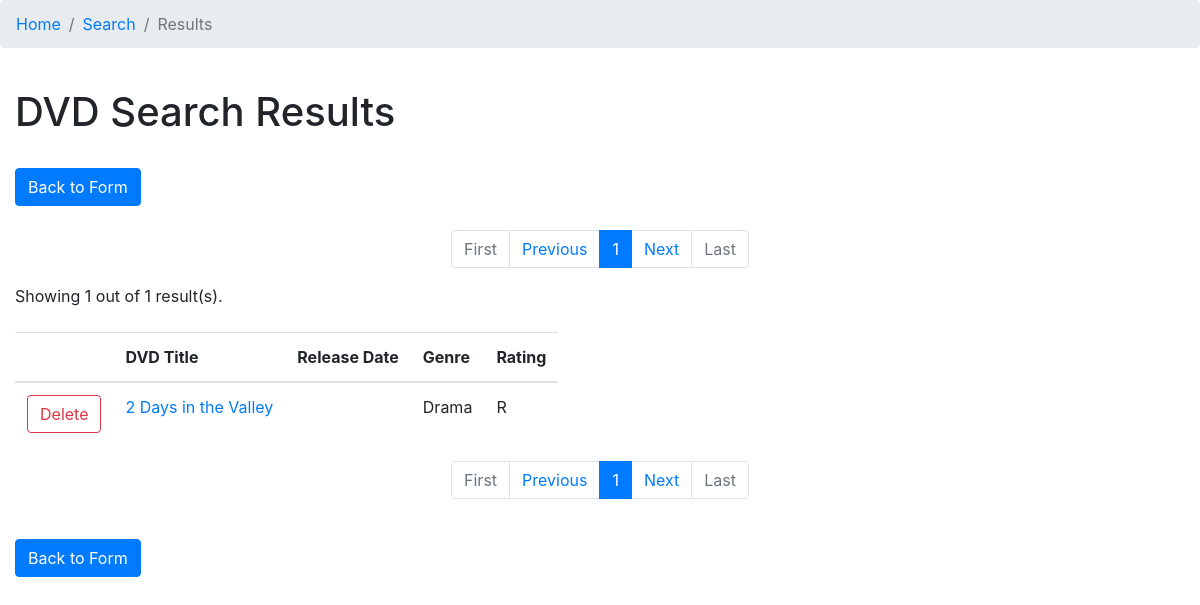
The app's page /assignment_11/search_results.php?title=2 Days in the Valley  with its own data.
### tables this page shows
CREATE TABLE `dvd_titles` (
  `dvd_title_id` int(11) NOT NULL,
  `title` varchar(255) NOT NULL,
  `release_date` date DEFAULT NULL,
  `award` varchar(255) DEFAULT NULL,
  `label_id` int(11) DEFAULT NULL,
  `sound_id` int(11) DEFAULT NULL,
  `genre_id` int(11) DEFAULT NULL,
  `rating_id` int(11) DEFAULT NULL,
  `format_id` int(11) DEFAULT NULL
);

CREATE TABLE `genres` (
  `genre_id` int(11) NOT NULL,
  `genre` varchar(255) NOT NULL
);

CREATE TABLE `ratings` (
  `rating_id` int(11) NOT NULL,
  `rating` varchar(255) NOT NULL
);

### assignment_11/search_results.php (the view, shortened to what this page needs)
<?php
$page_url = preg_replace('/&page=\d*/', '', $_SERVER['REQUEST_URI']);
$mysqli = new mysqli(DB_HOST, DB_USER, DB_PASS, DB_NAME);
$mysqli->set_charset('utf8');
$sql = "SELECT COUNT(*) AS count
		FROM dvd_titles
		LEFT JOIN genres ON dvd_titles.genre_id = genres.genre_id
		LEFT JOIN ratings ON dvd_titles.rating_id = ratings.rating_id
		LEFT JOIN labels ON dvd_titles.label_id = labels.label_id
		LEFT JOIN formats ON dvd_titles.format_id = formats.format_id
		LEFT JOIN sounds ON dvd_titles.sound_id = sounds.sound_id
		WHERE 1=1";
if( isset($_GET['title']) && !empty($_GET['title']) ) {
	$sql = $sql . " AND dvd_titles.title LIKE '%" . $_GET['title'] . "%'";
}
$sql = $sql . ";";
$results = $mysqli->query($sql);
$results_per_page = 20;
$first_page = 1;
$row = $results->fetch_assoc();
$num_results = $row['count'];
$current_page = 1;
if( $num_results == 0 ){
	$error = "There are no DVDs that match your query.";
}
else{
	$last_page = ceil($num_results / $results_per_page);
	if (isset($_GET['page']) && !empty($_GET['page'])) {
		$current_page = $_GET['page'];
	}
	else {
		$current_page = $first_page;
	}
	$start_index = ($current_page - 1 ) * $results_per_page;
	$sql = str_replace("COUNT(*) AS count", "dvd_titles.dvd_title_id, dvd_titles.title, genres.genre, ratings.rating, labels.label, formats.format, sounds.sound, dvd_titles.award, dvd_titles.release_date", $sql);
	$sql = str_replace(';', '', $sql);
	$sql = $sql . " LIMIT " . $start_index . ", " . $results_per_page . ";";
	$results = $mysqli->query($sql);
}
?>
<!DOCTYPE html>
<html>
<head>
	<link rel="stylesheet" href="https://maxcdn.bootstrapcdn.com/bootstrap/4.0.0/css/bootstrap.min.css">
</head>
<body>
	<ol class="breadcrumb">
		<li class="breadcrumb-item"><a href="index.php">Home</a></li>
		<li class="breadcrumb-item"><a href="search_form.php">Search</a></li>
		<li class="breadcrumb-item active">Results</li>
	</ol>
	<div class="container-fluid">
		<div class="row">
			<h1 class="col-12 mt-4">DVD Search Results</h1>
		</div>
	</div>
	<div class="container-fluid">
		<div class="row mb-4">
			<div class="col-12 mt-4">
				<a href="search_form.php" role="button" class="btn btn-primary">Back to Form</a>
			</div>
		</div>
	<div class="row">
<div class="col-12">
				<nav aria-label="Page navigation example">
					<ul class="pagination justify-content-center">
						<li class="page-item <?php
							if ($current_page == $first_page) { echo "disabled";} ?>">
							<a class="page-link" href="<?php echo $page_url . "&page=" . $first_page ?>">First</a>
						</li>
						<li class="page-item">
							<a class="page-link" href="<?php echo $page_url . "&page=" . ($current_page - 1) ?>">Previous</a>
						</li>
						<li class="page-item active">
							<a class="page-link" href=""><?php echo $current_page ?></a>
						</li>
						<li class="page-item">
							<a class="page-link" href="<?php echo $page_url . "&page=" . ($current_page + 1) ?>">Next</a>
						</li>
						<li class="page-item 	<?php
							if ($current_page == $last_page) { echo "disabled";} ?>">
							<a class="page-link" href="<?php echo $page_url . "&page=" . $last_page ?>">Last</a>
						</li>
					</ul>
				</nav>
			</div>
			<div class="col-12">
			<?php if ( isset($error) && !empty($error) ) : ?>
				<div class="text-danger">
					<?php echo $error ?>
				</div>
			<?php else : ?>
					Showing <?php echo $results->num_rows ?> out of <?php echo $num_results ?> result(s).
				</div>
				<div class="col-12">
					<table class="table table-hover table-responsive mt-4">
						<thead>
							<tr>
								<th></th>
								<th>DVD Title</th>
								<th>Release Date</th>
								<th>Genre</th>
								<th>Rating</th>
							</tr>
						</thead>
						<tbody>
							<?php while ($row = $results->fetch_assoc() ) : ?>
								<tr>
									<td>
										<a href="delete.php?id=<?php echo $row['dvd_title_id'] ?>" class="btn btn-outline-danger" onclick="return confirm('You are about to delete <?php echo "\'" . $row['title'] . "\'" ?>. Are you sure?')"> Delete </a>
									</td>
									<td>
										<a href="details.php?id=<?php echo $row['dvd_title_id'] ?>" ><?php echo $row['title'] ?> </a>
									</td>
									<td>
									</td>
									<td>
										<?php echo $row['genre'] ?>
									</td>
									<td>
										<?php echo $row['rating'] ?>
									</td>
								</tr>
							<?php endwhile ?>
						</tbody>
					</table>
				</div>
					<div class="col-12">
						<nav aria-label="Page navigation example">
							<ul class="pagination justify-content-center">
								<li class="page-item <?php
									if ($current_page == $first_page) { echo "disabled";} ?>">
									<a class="page-link" href="<?php echo $page_url . "&page=" . $first_page ?>">First</a>
								</li>
								<li class="page-item">
									<a class="page-link" href="<?php echo $page_url . "&page=" . ($current_page - 1) ?>">Previous</a>
								</li>
								<li class="page-item active">
									<a class="page-link" href=""><?php echo $current_page ?></a>
								</li>
								<li class="page-item">
									<a class="page-link" href="<?php echo $page_url . "&page=" . ($current_page + 1) ?>">Next</a>
								</li>
								<li class="page-item 	<?php
									if ($current_page == $last_page) { echo "disabled";} ?>">
									<a class="page-link" href="<?php echo $page_url . "&page=" . $last_page ?>">Last</a>
								</li>
							</ul>
						</nav>
					</div>
		</div>
		<div class="row mt-4 mb-4">
			<div class="col-12">
				<a href="search_form.php" role="button" class="btn btn-primary">Back to Form</a>
			</div>
		</div>
			<?php endif; ?>
	</div>
</body>
</html>

### records on screen
dvd_titles: title "2 Days in the Valley", genre.genre "Drama", rating.rating "R"

### other values on screen
$current_page "1"
$results->num_rows "1"
$num_results "1"
